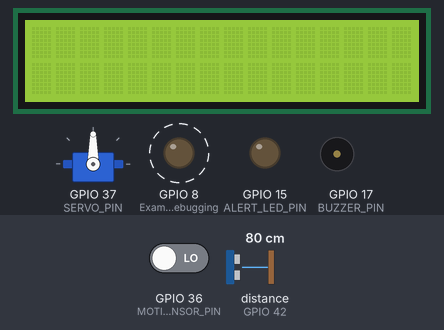
The program below on a simulated ESP32-S3. Parts: servo, 16×2 character LCD, output pins drawn as LEDs (lit = HIGH), buzzer (waves = sounding, pin HIGH). Dashed ring = blinking. The test bench sets the inputs (shaded band); at power-on: GPIO 36 (MOTION_SENSOR_PIN) LOW, distance to the obstacle (sensor on GPIO 42) 80 cm. The echo pulse lasts 58.3 µs per cm; WiFi joins after 1.5 s; servers stay silent unless stated; storage starts empty; what the program prints to the serial monitor is not drawn.

Above: at 2.8 s.
2.9 s: GPIO 36 (MOTION_SENSOR_PIN) driven HIGH
At 4.1 s:
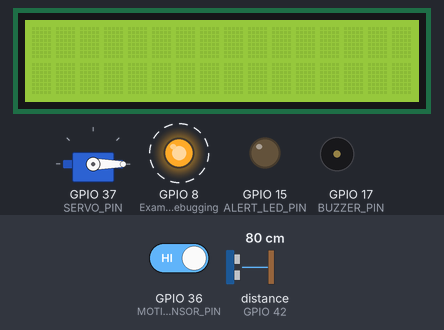
5.9 s: distance to the obstacle (sensor on GPIO 42) set to 11 cm
8.2 s: distance to the obstacle (sensor on GPIO 42) set to 8 cm
At 10.15 s:
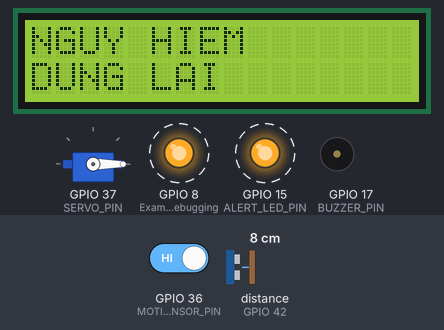
10.2 s: distance to the obstacle (sensor on GPIO 42) set to 2 cm
At 10.65 s:
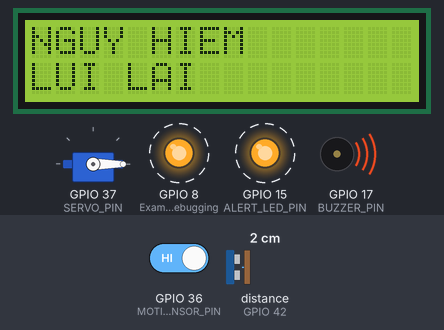
Timing chart, 0 to 16.2 s (numbered marks = the images above; inputs shaded):
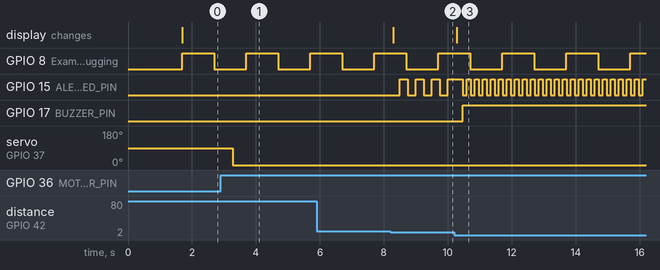

Measured:
- the behaviour switches between 10 and 9 cm on distance to the obstacle (sensor on GPIO 42) (found by bisection; images 1 and 2)
- after the input at 2.9 s, servo on GPIO 37 (SERVO_PIN): 90° → 0° after 0.37 s
- after the input at 8.2 s, GPIO 15 (ALERT_LED_PIN): alternates HIGH for 0.25 s and LOW for 0.25 s, starting after 0.30 s; the display: changes after 0.10 s (image 2)
- after the input at 10.2 s, GPIO 15 (ALERT_LED_PIN): alternates HIGH for 0.13 s and LOW for 0.13 s, starting after 0.27 s; GPIO 17 (BUZZER_PIN): LOW → HIGH after 0.27 s; the display: changes after 0.08 s (image 3)
- by itself, GPIO 8 (Example_pin_for_debugging): alternates HIGH for 1.0 s and LOW for 1.0 s

The program:

main.cpp
```cpp
#include "global.h"

void ledblinky(void *parameter) {
  while (true) {
    digitalWrite(8, HIGH);
    vTaskDelay(1000 / portTICK_PERIOD_MS);
    digitalWrite(8, LOW);
    vTaskDelay(1000 / portTICK_PERIOD_MS);
  }
}

void setup() {
  pinMode(8, OUTPUT); // Example pin for debugging
  Serial.begin(115200);
  connectWiFi(SSID, PASSWORD);

  initMotionSensor();
  initServo();
  initAlert();
  initI2C();

   xTaskCreate(motionSensorTask, "Motion Sensor Task", 2048, NULL, 1, NULL);
   xTaskCreate(servoTask, "Servo Task", 2048, NULL, 1, NULL);
   xTaskCreate(distanceMeasurementTask, "Distance Task", 2048, NULL, 1, NULL);
   xTaskCreate(alertTask, "Alert Task", 8192, NULL, 1, &alertTaskHandle);
  xTaskCreate(runWebServer, "Web Server Task", 8192, NULL, 2, NULL);
  xTaskCreate(ledblinky, "LED Blinky Task", 1024, NULL, 1, NULL); // Debugging task
}

void loop() {
  // put your main code here, to run repeatedly:
  if(motionDetected) Serial.println("Distance: " + String(distance) + " cm");
  // Serial.println("Motion Detected: " + String(motionDetected ? "Yes" : "No"));
  // Serial.println("Barrier State: " + String(barrierServo.read() == 0 ? "Closed" : "Open"));
  vTaskDelay(2000 / portTICK_PERIOD_MS); // Print status every 2 seconds
}
```

Servo_module.h
```cpp
#ifndef SERVO_MODULE_H
#define SERVO_MODULE_H

#include <global.h>

void initServo();
void openBarrier();
void closeBarrier();
void servoTask(void *parameter);

#endif // SERVO_MODULE_H
```

alert_module.h
```cpp
#ifndef ALERT_MODULE_H
#define ALERT_MODULE_H

#include "global.h"

void initAlert();
void alertTask(void *parameter);

#endif // ALERT_MODULE_H
```

connect_wifi.h
```cpp
#ifndef CONNECT_WIFI_H
#define CONNECT_WIFI_H

#include "global.h"

void connectWiFi(const char* ssid, const char* password);
bool isWiFiConnected();
void disconnectWiFi();

#endif // CONNECT_WIFI_H
```

distance_module.h
```cpp
#ifndef DISTANCE_MODULE_H
#define DISTANCE_MODULE_H

#include "global.h"

void distanceMeasurementTask(void *parameter);

#endif // DISTANCE_MODULE_H
```

global.h
```cpp
#ifndef GLOBAL_H
#define GLOBAL_H

#include <Arduino.h>
#include <WiFi.h>
#include <PubSubClient.h>
#include <Servo.h>
#include <HCSR04.h>
#include <Wire.h>
#include <LiquidCrystal_I2C.h>
#include "freertos/FreeRTOS.h"
#include "freertos/task.h"
#include <ArduinoJson.h>
#include <ESPAsyncWebServer.h>
#include <LittleFS.h>

// Define global variables and constants here

// define WiFi credentials
#define SSID "1417 5G"
#define PASSWORD "080305@@"

// motion sensor
extern volatile bool motionDetected;
extern volatile bool isopenbarrier; //true for open, false for close
#define MOTION_SENSOR_PIN 36

// distance sensor
extern volatile float distance;
#define TRIGGER_PIN 41
#define ECHO_PIN 42

// Alert & Buzzer
#define ALERT_LED_PIN 15
#define BUZZER_PIN 17
#define UNKNOWN -1
#define SAFE 0 // asian pro max
#define DANGER 1 // 5 - 10
#define ALERT 2 // duoi 5
extern TaskHandle_t alertTaskHandle;

// SERVO
#define SERVO_PIN 37
extern Servo barrierServo;

// LCD
#define I2C_SDA 20
#define I2C_SCL 21

// System mode
extern volatile bool AUTO_mode; // false for manual, true for auto

//-------------------------------------------------------------------------

//include module
#include "motion_sensor_module.h"
#include "Servo_module.h"
#include "webserver.h"
#include "connect_wifi.h"
#include "LCD_module.h"
#include "distance_module.h"
#include "alert_module.h"


#endif // GLOBAL_H
```

motion_sensor_module.h
```cpp
#ifndef MOTION_SENSOR_MODULE_H
#define MOTION_SENSOR_MODULE_H

#include <global.h>

void initMotionSensor();
bool isMotionDetected();
void motionSensorTask(void *parameter);

#endif // MOTION_SENSOR_MODULE_H
```

webserver.h
```cpp
#ifndef WEBSERVER_H
#define WEBSERVER_H

#include <global.h>

// global functions
void runWebServer(void *parameter);

// local functions
void sendbarrierstatus();
void sendalertstatus_SAFE();
void sendalertstatus_DANGER();

#endif // WEBSERVER_H
```

Servo_module.cpp
```cpp
#include "global.h"

Servo barrierServo;
volatile bool AUTO_mode = true;
volatile bool isopenbarrier = true;

void initServo() {
  barrierServo.attach(SERVO_PIN);
  openBarrier(); // Ensure the barrier starts in the closed position
}

void openBarrier() {
  barrierServo.write(90); // Adjust angle as needed for your servo
  isopenbarrier = true;
}

void closeBarrier() {
  barrierServo.write(0); // Adjust angle as needed for your servo
  isopenbarrier = false;
}

void servoTask(void *parameter) {
  uint32_t lastMotionTime = 0;
  bool waitingToOpen = false;

  while (true) {
    if(AUTO_mode) { // Only operate in AUTO mode
      if (motionDetected) {
        waitingToOpen = false;
        if (isopenbarrier) {
            closeBarrier();
        }
      } else {
        if (!isopenbarrier) {
            if (!waitingToOpen) {
                lastMotionTime = millis();
                waitingToOpen = true;
            } else if (millis() - lastMotionTime >= 2000) {
                openBarrier();
                waitingToOpen = false;
            }
        } else {
            waitingToOpen = false;
        }
      }
    }
    vTaskDelay(100 / portTICK_PERIOD_MS); // Check every 100 ms
  }
}
```

alert_module.cpp
```cpp
#include "alert_module.h"

TaskHandle_t alertTaskHandle = NULL;

void initAlert() {
    pinMode(ALERT_LED_PIN, OUTPUT);
    pinMode(BUZZER_PIN, OUTPUT);
}

void alertTask(void *parameter) {

    bool ledState = false;
    int currentState = UNKNOWN;

    while (true) {
        if (isopenbarrier) {
            if (currentState != SAFE) {
                lcd.clear();
                digitalWrite(BUZZER_PIN, LOW);
                digitalWrite(ALERT_LED_PIN, LOW);
                sendalertstatus_SAFE();
                currentState = SAFE;
            }
            vTaskDelay(100 / portTICK_PERIOD_MS);
            continue;
        }

        if (distance < 5.0f && distance >= 0.0f) {
            if (currentState != ALERT) {
                lcd.clear();
                lcd.setCursor(0, 0);
                lcd.print("NGUY HIEM");
                lcd.setCursor(0, 1);
                lcd.print("LUI LAI");
                vTaskDelay(200 / portTICK_PERIOD_MS); // Short delay to ensure LCD updates before buzzer
                currentState = ALERT;
                digitalWrite(BUZZER_PIN, HIGH);

                // Send DANGER alert via webserver
                sendalertstatus_DANGER();
            }
            ledState = !ledState;
            digitalWrite(ALERT_LED_PIN, ledState ? HIGH : LOW);
            vTaskDelay(125 / portTICK_PERIOD_MS);
        } else if (distance > 5.0f && distance < 10.0f) {
            if (currentState != DANGER) {
                lcd.clear();
                lcd.setCursor(0, 0);
                lcd.print("NGUY HIEM");
                lcd.setCursor(0, 1);
                lcd.print("DUNG LAI");
                vTaskDelay(200 / portTICK_PERIOD_MS); // Short delay to ensure LCD updates before buzzer
                currentState = DANGER;
                digitalWrite(BUZZER_PIN, LOW);
                // Send DANGER alert via webserver
                sendalertstatus_DANGER();
            }
            ledState = !ledState;
            digitalWrite(ALERT_LED_PIN, ledState ? HIGH : LOW);
            vTaskDelay(250 / portTICK_PERIOD_MS);
        } else {
            if (currentState != SAFE) {
                lcd.clear();
                currentState = SAFE;
                // Send SAFE alert via webserver
                sendalertstatus_SAFE();
            }
            digitalWrite(BUZZER_PIN, LOW);
            digitalWrite(ALERT_LED_PIN, LOW);
            ledState = false;
            vTaskDelay(500 / portTICK_PERIOD_MS);
        }
    }
}
```

connect_wifi.cpp
```cpp
#include <global.h>

void connectWiFi(const char* ssid, const char* password) {
    WiFi.mode(WIFI_STA);
    delay(100);
    WiFi.begin(ssid, password);

    Serial.print("Connecting to WiFi");

    unsigned long startAttemptTime = millis();
    const unsigned long timeout = 15000;

    while (WiFi.status() != WL_CONNECTED && millis() - startAttemptTime < timeout) {
        delay(500);
        Serial.print(".");
    }

    if (WiFi.status() == WL_CONNECTED) {
        Serial.println();
        Serial.println("WiFi connected!");
        Serial.print("IP Address: ");
        Serial.println(WiFi.localIP());
    } else {
        Serial.println();
        Serial.println("WiFi connection failed!");
    }
}

bool isWiFiConnected() {
    return WiFi.status() == WL_CONNECTED;
}

void disconnectWiFi() {
    WiFi.disconnect(true);
    Serial.println("WiFi disconnected.");
}
```

distance_module.cpp
```cpp
#include "distance_module.h"
#include "global.h"

volatile float distance = 0.0;

void distanceMeasurementTask(void *parameter) {
  UltraSonicDistanceSensor distanceSensor(TRIGGER_PIN, ECHO_PIN);

  while (true) {
    distance = distanceSensor.measureDistanceCm();
    vTaskDelay(100 / portTICK_PERIOD_MS); // Measure every 100 ms
  }
}
```

motion_sensor_module.cpp
```cpp
#include "global.h"

volatile bool motionDetected = false;

void initMotionSensor() {
  pinMode(MOTION_SENSOR_PIN, INPUT);
}

bool isMotionDetected() {
  return digitalRead(MOTION_SENSOR_PIN) == HIGH;
}

void motionSensorTask(void *parameter) {
  while (true) {
    motionDetected = isMotionDetected();
    vTaskDelay(500 / portTICK_PERIOD_MS); // Check every 500 ms
  }
}
```

webserver.cpp
```cpp
#include "global.h"

AsyncWebServer server(80);
AsyncWebSocket ws("/ws");

bool webserverisrunning = false;

void onEvent(AsyncWebSocket *server, AsyncWebSocketClient *client, AwsEventType type, void *arg, uint8_t *data, size_t len) {
    switch(type) {
        case WS_EVT_CONNECT:
            Serial.printf("WebSocket client connected: %u\n", client->id());
            break;
        case WS_EVT_DISCONNECT:
            Serial.printf("WebSocket client disconnected: %u\n", client->id());
            break;
        case WS_EVT_DATA:
        {
            AwsFrameInfo *info = (AwsFrameInfo*)arg;
            if(info->final && info->index == 0 && info->len == len && info->opcode == WS_TEXT) {
                Serial.printf("Received from client %u: ", client->id());
                for(size_t i=0; i<len; i++) { Serial.print((char)data[i]); }
                Serial.println();
                JsonDocument doc;
                DeserializationError error = deserializeJson(doc, data);
                if (!error) {
                    const char* command = doc["type"];
                    if (strcmp(command, "Mode") == 0) {
                        const char* mode = doc["mode"];
                        if (strcmp(mode, "AUTO") == 0) {
                            AUTO_mode = true;
                            Serial.println("Switched to AUTO mode");
                        } else if (strcmp(mode, "MANUAL") == 0) {
                            AUTO_mode = false;
                            Serial.println("Switched to MANUAL mode");
                        }
                    } else if (strcmp(command, "barrier_status") == 0) {
                        const char* action = doc["action"];
                        if (strcmp(action, "open") == 0) {
                            if (!isopenbarrier) {
                                openBarrier();
                                sendalertstatus_SAFE(); // Update webserver with safe status when barrier is opened
                            }
                            Serial.println("Barrier opened via webserver");
                        } else if (strcmp(action, "close") == 0) {
                            if (isopenbarrier) {
                                closeBarrier();
                            }
                            Serial.println("Barrier closed via webserver");
                        }
                    }
                }
            }
            // Handle incoming data if needed
            break;
        }
        case WS_EVT_PING:
            break;
        case WS_EVT_PONG:
            break;
        case WS_EVT_ERROR:
            break;
    }

}

void connectwebserver() {
    if (!LittleFS.begin(true)) {
        Serial.println("LittleFS mount failed");
        return;
    }
    Serial.println("LittleFS mounted successfully");

    Serial.print("Web Server IP: ");
    Serial.println(WiFi.localIP());

    ws.onEvent(onEvent);
    server.addHandler(&ws);

    server.on("/", HTTP_GET, [](AsyncWebServerRequest *request) {
        request->send(LittleFS, "/index.html", "text/html");
    });

    server.on("/script.js", HTTP_GET, [](AsyncWebServerRequest *request) {
        request->send(LittleFS, "/script.js", "application/javascript");
    });

    server.on("/style.css", HTTP_GET, [](AsyncWebServerRequest *request) {
        request->send(LittleFS, "/style.css", "text/css");
    });

    server.on("/status", HTTP_GET, [](AsyncWebServerRequest *request) {
        String json = "{";
        json += "\"autoMode\":" + String(AUTO_mode ? "true" : "false") + ",";
        json += "\"barrierOpen\":" + String(isopenbarrier ? "true" : "false") + ",";
        json += "\"trespassing\":" + String(motionDetected ? "true" : "false");
        json += "}";
        request->send(200, "application/json", json);
    });

    server.begin();
    webserverisrunning = true;
    Serial.println("WebServer started");
}


void sendbarrierstatus() {
    String status = isopenbarrier ? "open" : "close";
    ws.textAll("{\"type\":\"barrierstatus\",\"value\":\"" + status + "\"}");
}

void sendalertstatus_SAFE() {
    ws.textAll("{\"type\":\"alert\",\"value\":\"SAFE\"}");
}

void sendalertstatus_DANGER() {
    ws.textAll("{\"type\":\"alert\",\"value\":\"DANGER\"}");
}


void runWebServer(void *parameter) {
    connectwebserver();
    while (true) {
        ws.cleanupClients();
        sendbarrierstatus();
        vTaskDelay(1000 / portTICK_PERIOD_MS);
    }
}
```

LCD_module.h
```cpp
#ifndef LCD_MODULE_H
#define LCD_MODULE_H

#include "global.h"

extern LiquidCrystal_I2C lcd;

void initI2C();

#endif // LCD_MODULE_H
```

LCD_module.cpp
```cpp
#include "LCD_module.h"

LiquidCrystal_I2C lcd(0x27,16,2);

void initI2C() {
    Wire.begin(I2C_SDA, I2C_SCL); // Initialize I2C before LCD
    Serial.println("I2C LCD successfully connected.");
    lcd.init();
    lcd.backlight();
    lcd.clear();
}
```
